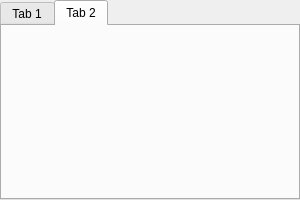
<?xml version="1.0" encoding="UTF-8"?>
<ui version="4.0">
 <class>MainWindow</class>
 <widget class="QMainWindow" name="MainWindow">
  <property name="geometry">
   <rect>
    <x>0</x>
    <y>0</y>
    <width>300</width>
    <height>200</height>
   </rect>
  </property>
  <property name="windowTitle">
   <string>MainWindow</string>
  </property>
  <widget class="QWidget" name="centralWidget">
   <layout class="QGridLayout" name="gridLayout">
    <property name="leftMargin">
     <number>0</number>
    </property>
    <property name="topMargin">
     <number>0</number>
    </property>
    <property name="rightMargin">
     <number>0</number>
    </property>
    <property name="bottomMargin">
     <number>0</number>
    </property>
    <property name="spacing">
     <number>0</number>
    </property>
    <item row="0" column="0">
     <widget class="QTabWidget" name="tabWidget">
      <property name="currentIndex">
       <number>1</number>
      </property>
      <widget class="QWidget" name="tab">
       <attribute name="title">
        <string>Tab 1</string>
       </attribute>
       <layout class="QGridLayout" name="gridLayout_3"/>
      </widget>
      <widget class="QWidget" name="tab_2">
       <attribute name="title">
        <string>Tab 2</string>
       </attribute>
      </widget>
     </widget>
    </item>
   </layout>
  </widget>
 </widget>
 <layoutdefault spacing="6" margin="11"/>
 <resources/>
 <connections/>
</ui>
